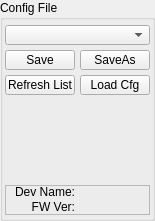
   <widget class="QGroupBox" name="grpConfig">
    <property name="geometry">
     <rect>
      <x>5</x>
      <y>35</y>
      <width>155</width>
      <height>221</height>
     </rect>
    </property>
    <property name="title">
     <string>Config File</string>
    </property>
    <widget class="QComboBox" name="configChooser">
     <property name="geometry">
      <rect>
       <x>5</x>
       <y>25</y>
       <width>145</width>
       <height>20</height>
      </rect>
     </property>
    </widget>
    <widget class="QPushButton" name="bConfigSave">
     <property name="geometry">
      <rect>
       <x>5</x>
       <y>50</y>
       <width>70</width>
       <height>20</height>
      </rect>
     </property>
     <property name="font">
      <font>
       <pointsize>9</pointsize>
      </font>
     </property>
     <property name="text">
      <string>Save</string>
     </property>
    </widget>
    <widget class="QPushButton" name="bConfigSaveAs">
     <property name="geometry">
      <rect>
       <x>80</x>
       <y>50</y>
       <width>70</width>
       <height>20</height>
      </rect>
     </property>
     <property name="font">
      <font>
       <pointsize>9</pointsize>
      </font>
     </property>
     <property name="text">
      <string>SaveAs</string>
     </property>
    </widget>
    <widget class="QPushButton" name="bConfigRefresh">
     <property name="geometry">
      <rect>
       <x>5</x>
       <y>75</y>
       <width>70</width>
       <height>20</height>
      </rect>
     </property>
     <property name="font">
      <font>
       <pointsize>9</pointsize>
       <italic>false</italic>
      </font>
     </property>
     <property name="text">
      <string>Refresh List</string>
     </property>
    </widget>
    <widget class="QPushButton" name="bConfigLoad">
     <property name="geometry">
      <rect>
       <x>80</x>
       <y>75</y>
       <width>70</width>
       <height>20</height>
      </rect>
     </property>
     <property name="font">
      <font>
       <pointsize>9</pointsize>
      </font>
     </property>
     <property name="text">
      <string>Load Cfg</string>
     </property>
    </widget>
    <widget class="QFrame" name="fDevInfo">
     <property name="geometry">
      <rect>
       <x>5</x>
       <y>185</y>
       <width>145</width>
       <height>30</height>
      </rect>
     </property>
     <property name="frameShape">
      <enum>QFrame::StyledPanel</enum>
     </property>
     <property name="frameShadow">
      <enum>QFrame::Sunken</enum>
     </property>
     <widget class="QLabel" name="lDevFirmware">
      <property name="geometry">
       <rect>
        <x>75</x>
        <y>15</y>
        <width>100</width>
        <height>14</height>
       </rect>
      </property>
      <property name="text">
       <string/>
      </property>
     </widget>
     <widget class="QLabel" name="lDevN">
      <property name="geometry">
       <rect>
        <x>5</x>
        <y>0</y>
        <width>65</width>
        <height>14</height>
       </rect>
      </property>
      <property name="text">
       <string>Dev Name:</string>
      </property>
      <property name="alignment">
       <set>Qt::AlignRight|Qt::AlignTrailing|Qt::AlignVCenter</set>
      </property>
     </widget>
     <widget class="QLabel" name="lDevF">
      <property name="geometry">
       <rect>
        <x>5</x>
        <y>15</y>
        <width>65</width>
        <height>14</height>
       </rect>
      </property>
      <property name="text">
       <string>FW Ver:</string>
      </property>
      <property name="alignment">
       <set>Qt::AlignRight|Qt::AlignTrailing|Qt::AlignVCenter</set>
      </property>
     </widget>
     <widget class="QLabel" name="lDevName">
      <property name="geometry">
       <rect>
        <x>75</x>
        <y>0</y>
        <width>100</width>
        <height>14</height>
       </rect>
      </property>
      <property name="text">
       <string/>
      </property>
     </widget>
    </widget>
   </widget>
